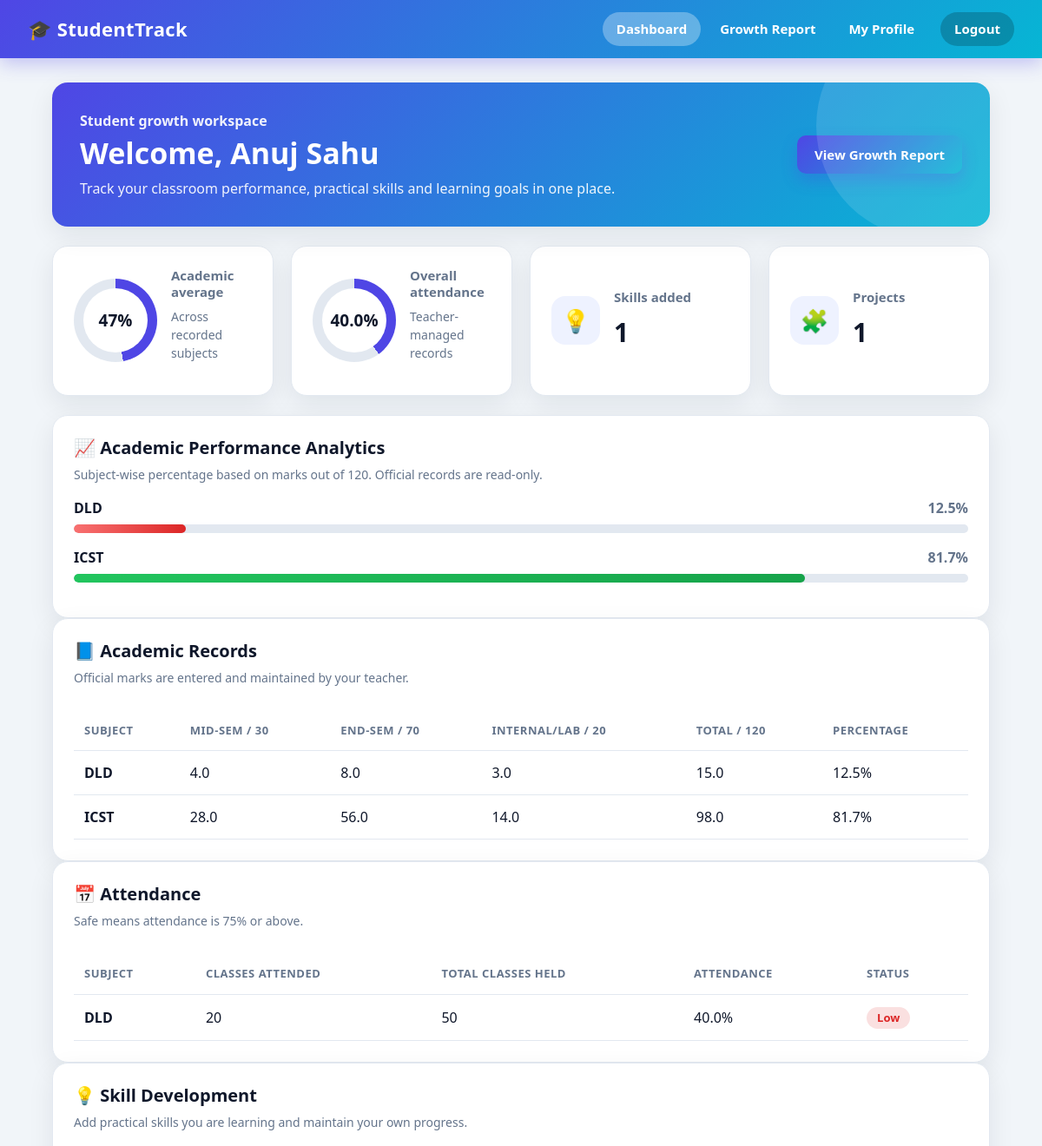
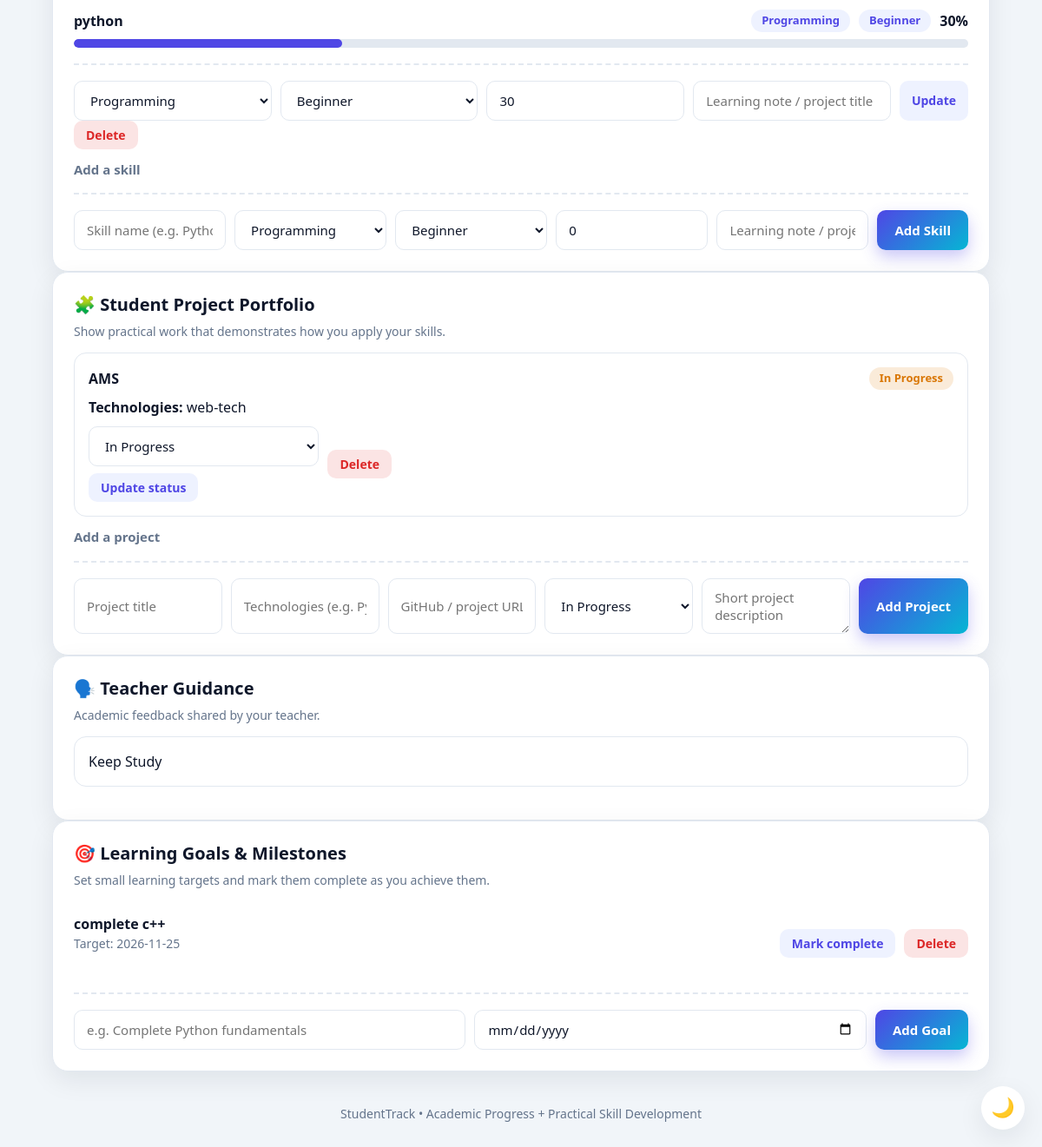
The app's page /dashboard (signed in) with its own data (2 pictures, top to bottom).
### tables this page shows
CREATE TABLE users (
            id INTEGER PRIMARY KEY AUTOINCREMENT,
            name TEXT,
            father_name TEXT,
            enrollment TEXT,
            mobile TEXT,
            email TEXT,
            password TEXT
        );

CREATE TABLE academic_records (
            id INTEGER PRIMARY KEY AUTOINCREMENT,
            enrollment TEXT NOT NULL,
            subject TEXT NOT NULL,
            mid_sem REAL NOT NULL DEFAULT 0,
            end_sem REAL NOT NULL DEFAULT 0,
            internal_lab REAL NOT NULL DEFAULT 0,
            UNIQUE(enrollment, subject)
        );

CREATE TABLE attendance (
            id INTEGER PRIMARY KEY AUTOINCREMENT,
            enrollment TEXT NOT NULL,
            subject TEXT NOT NULL,
            total_classes INTEGER NOT NULL DEFAULT 0,
            attended_classes INTEGER NOT NULL DEFAULT 0,
            UNIQUE(enrollment, subject)
        );

CREATE TABLE skills (
            id INTEGER PRIMARY KEY AUTOINCREMENT,
            enrollment TEXT,
            skill_name TEXT,
            level TEXT,
            category TEXT NOT NULL DEFAULT 'Other'
        , progress INTEGER NOT NULL DEFAULT 0, learning_note TEXT DEFAULT '');

CREATE TABLE projects (
        id INTEGER PRIMARY KEY AUTOINCREMENT,
        enrollment TEXT NOT NULL,
        title TEXT NOT NULL,
        technologies TEXT DEFAULT '',
        description TEXT DEFAULT '',
        project_url TEXT DEFAULT '',
        status TEXT NOT NULL DEFAULT 'In Progress'
    );

CREATE TABLE remarks (
            id INTEGER PRIMARY KEY AUTOINCREMENT,
            enrollment TEXT,
            remark TEXT
        );

CREATE TABLE learning_goals (
        id INTEGER PRIMARY KEY AUTOINCREMENT,
        enrollment TEXT NOT NULL,
        title TEXT NOT NULL,
        target_date TEXT DEFAULT '',
        completed INTEGER NOT NULL DEFAULT 0
    );

### app.py (the view)
@app.route("/dashboard")
def dashboard():
    if "enrollment" not in session:
        return redirect("/")
    db = sqlite3.connect("students.db")
    data = load_student(db, session["enrollment"])
    academic = db.execute(
        "SELECT id, subject, mid_sem, end_sem, internal_lab FROM academic_records WHERE enrollment = ? ORDER BY subject",
        (session["enrollment"],)
    ).fetchall()
    attendance_rows = db.execute(
        "SELECT subject, total_classes, attended_classes FROM attendance WHERE enrollment = ? ORDER BY subject",
        (session["enrollment"],)
    ).fetchall()
    skill_rows = db.execute(
        "SELECT id, skill_name, level, progress, learning_note, category FROM skills WHERE enrollment = ? ORDER BY id DESC",
        (session["enrollment"],)
    ).fetchall()
    projects = db.execute(
        "SELECT id, title, technologies, description, project_url, status FROM projects WHERE enrollment=? ORDER BY id DESC",
        (session["enrollment"],)
    ).fetchall()
    goals = db.execute(
        "SELECT id, title, target_date, completed FROM learning_goals WHERE enrollment=? ORDER BY completed, id DESC",
        (session["enrollment"],)
    ).fetchall()
    db.close()
    if data is None:
        session.clear()
        return redirect("/")
    name, old_skills, old_marks, remarks = data
    totals = [r[2] + r[3] + r[4] for r in academic]
    percentages = [round((r[2] + r[3] + r[4]) / 120 * 100, 1) for r in academic]
    average = round(sum(percentages) / len(percentages)) if percentages else 0
    att_total = sum(r[1] for r in attendance_rows)
    att_attended = sum(r[2] for r in attendance_rows)
    attendance_percent = round(att_attended / att_total * 100, 1) if att_total else 0
    status = find_status(average, len(academic))
    tips = ["Your academic records and attendance are updated by your teacher."]
    return render_template("dashboard.html", name=name, academic=academic,
        attendance_rows=attendance_rows, skills=skill_rows, remarks=remarks,
        average=average, attendance_percent=attendance_percent,
        total_skills=len(skill_rows), status=status, totals=totals,
        percentages=percentages, tips=tips, projects=projects, goals=goals,
        total_projects=len(projects), completed_goals=sum(1 for g in goals if g[3]))

### app.py (called while the page is built)
def find_status(average, count):
    if count == 0:
        return "No data"
    if average < 40:
        return "Needs attention"
    if average < 60:
        return "Average"
    if average < 80:
        return "Good"
    return "Excellent"

def load_student(db, enrollment):
    user = db.execute(
        "SELECT name FROM users WHERE enrollment = ?",
        (enrollment,)
    ).fetchone()
    if user is None:
        return None
    skills = db.execute(
        "SELECT skill_name, level, id FROM skills WHERE enrollment = ?",
        (enrollment,)
    ).fetchall()
    marks = db.execute(
        "SELECT subject, marks, id FROM marks WHERE enrollment = ?",
        (enrollment,)
    ).fetchall()
    remarks = db.execute(
        "SELECT remark FROM remarks WHERE enrollment = ? ORDER BY id DESC",
        (enrollment,)
    ).fetchall()
    return user[0], skills, marks, remarks

@app.after_request
def no_cache(response):
    response.headers["Cache-Control"] = "no-store"
    return response

### templates/dashboard.html (shortened to what this page needs)
{% extends "base.html" %}
{% block nav %}{% include "nav_student.html" %}{% endblock %}
{% block content %}
<main class="container">
  <section class="card hero fade">
    <div><p class="eyebrow">Student growth workspace</p><h1>Welcome, {{ name }}</h1><p>Track your classroom performance, practical skills and learning goals in one place.</p></div>
    <a class="btn btn-primary" href="/report" target="_blank">View Growth Report</a>
  </section>
  <section class="stats">
    <div class="card stat"><div class="ring" style="--p:{{ average }}"><span><b>{{ average }}%</b></span></div><div><h3>Academic average</h3><p class="hint">Across recorded subjects</p></div></div>
    <div class="card stat"><div class="ring" style="--p:{{ attendance_percent }}"><span><b>{{ attendance_percent }}%</b></span></div><div><h3>Overall attendance</h3><p class="hint">Teacher-managed records</p></div></div>
    <div class="card stat"><div class="stat-icon">💡</div><div><h3>Skills added</h3><p class="big"><b>{{ total_skills }}</b></p></div></div>
    <div class="card stat"><div class="stat-icon">🧩</div><div><h3>Projects</h3><p class="big"><b>{{ total_projects }}</b></p></div></div>
  </section>
  <section class="card fade" id="analytics">
    <h2>📈 Academic Performance Analytics</h2><p class="hint">Subject-wise percentage based on marks out of 120. Official records are read-only.</p>
    {% for a in academic %}
      {% set pct = percentages[loop.index0] %}
      <div class="chart-row"><div class="chart-label"><b>{{ a[1] }}</b><span>{{ '%.1f'|format(pct) }}%</span></div><div class="bar"><div class="fill {{ 'good' if pct >= 75 else ('mid' if pct >= 40 else 'low') }}" style="width:{{ pct }}%"></div></div></div>
    {% else %}<p>No academic data available yet. Your teacher can add your subject records.</p>{% endfor %}
  </section>
  <section class="card fade" id="academics">
    <h2>📘 Academic Records</h2><p class="hint">Official marks are entered and maintained by your teacher.</p>
    <div class="table-wrap"><table><thead><tr><th>Subject</th><th>Mid-Sem / 30</th><th>End-Sem / 70</th><th>Internal/Lab / 20</th><th>Total / 120</th><th>Percentage</th></tr></thead><tbody>
    {% for a in academic %}<tr><td><b>{{ a[1] }}</b></td><td>{{ a[2] }}</td><td>{{ a[3] }}</td><td>{{ a[4] }}</td><td>{{ '%.1f'|format(a[2]+a[3]+a[4]) }}</td><td>{{ percentages[loop.index0] }}%</td></tr>
    {% else %}<tr><td colspan="6">No academic records have been entered yet.</td></tr>{% endfor %}
    </tbody></table></div>
  </section>
  <section class="card fade" id="attendance">
    <h2>📅 Attendance</h2><p class="hint">Safe means attendance is 75% or above.</p>
    <div class="table-wrap"><table><thead><tr><th>Subject</th><th>Classes Attended</th><th>Total Classes Held</th><th>Attendance</th><th>Status</th></tr></thead><tbody>
    {% for a in attendance_rows %}{% set pct = (a[2] * 100 / a[1]) if a[1] else 0 %}<tr><td><b>{{ a[0] }}</b></td><td>{{ a[2] }}</td><td>{{ a[1] }}</td><td>{{ '%.1f'|format(pct) }}%</td><td><span class="badge {{ 'good' if pct >= 75 else 'low' }}">{{ 'Safe' if pct >= 75 else 'Low' }}</span></td></tr>
    {% else %}<tr><td colspan="5">No attendance has been entered yet.</td></tr>{% endfor %}
    </tbody></table></div>
  </section>
  <section class="card fade" id="skills">
    <h2>💡 Skill Development</h2><p class="hint">Add practical skills you are learning and maintain your own progress.</p>
    {% for skill in skills %}
    <div class="item">
      <div class="item-head"><strong>{{ skill[1] }}</strong><span class="badge">{{ skill[5] }}</span><span class="badge">{{ skill[2] }}</span><span class="pct">{{ skill[3] }}%</span></div>
      <div class="bar"><div class="fill" style="width:{{ skill[3] }}%"></div></div>
      <form action="/updateskill" method="post" class="add-form">
        <select name="category" class="input">{% for c in ['Programming','Web Development','Database','Communication','Problem Solving','Design','Other'] %}<option value="{{ c }}" {% if skill[5]==c %}selected{% endif %}>{{ c }}</option>{% endfor %}</select>
        <select name="level" class="input"><option {% if skill[2]=='Beginner' %}selected{% endif %}>Beginner</option></select>
        <input class="input" type="number" name="progress" min="0" max="100" value="{{ skill[3] }}" required>
        <input class="input" type="text" name="learning_note" value="{{ skill[4] }}" placeholder="Learning note / project title">
        <button class="btn btn-ghost btn-sm" type="submit">Update</button>
      </form>
      <form action="/deleteskill" method="post" class="inline-form" data-confirm="Delete this skill?"><input type="hidden" name="id" value="{{ skill[0] }}"><button class="btn btn-danger btn-sm">Delete</button></form>
    </div>
    {% else %}<p>No skills added yet. Add your first skill below.</p>{% endfor %}
    <h3>Add a skill</h3>
    <form action="/addskill" method="post" class="add-form">
      <input class="input" name="skill" placeholder="Skill name (e.g. Python)" required>
      <select class="input" name="category"><option>Programming</option></select>
      <select class="input" name="level"><option>Beginner</option><option>Intermediate</option><option>Advanced</option></select>
      <input class="input" type="number" name="progress" min="0" max="100" value="0" placeholder="Progress %" required>
      <input class="input" name="learning_note" placeholder="Learning note / project title">
      <button class="btn btn-primary">Add Skill</button>
    </form>
  </section>
  <section class="card fade" id="projects">
    <h2>🧩 Student Project Portfolio</h2><p class="hint">Show practical work that demonstrates how you apply your skills.</p>
    {% for project in projects %}
      <div class="portfolio-card">
        <div class="item-head"><strong>{{ project[1] }}</strong><span class="badge {{ 'good' if project[5]=='Completed' else 'mid' }}">{{ project[5] }}</span></div>
        {% if project[2] %}<p><b>Technologies:</b> {{ project[2] }}</p>{% endif %}
        <div class="item-actions"><form action="/projects/update" method="post" class="inline-form"><select class="input" name="status"><option {% if project[5]=='In Progress' %}selected{% endif %}>In Progress</option></select><button class="btn btn-ghost btn-sm">Update status</button></form><form action="/projects/delete" method="post" class="inline-form" data-confirm="Remove this project?"><button class="btn btn-danger btn-sm">Delete</button></form></div>
      </div>
    {% else %}<p>No projects added yet.</p>{% endfor %}
    <h3>Add a project</h3>
    <form action="/projects/add" method="post" class="add-form">
      <input class="input" name="title" placeholder="Project title" required>
      <input class="input" name="technologies" placeholder="Technologies (e.g. Python, Flask, SQLite)">
      <input class="input" name="project_url" type="url" placeholder="GitHub / project URL (optional)">
      <select class="input" name="status"><option>Planned</option><option selected>In Progress</option><option>Completed</option></select>
      <textarea class="input" name="description" placeholder="Short project description" rows="2"></textarea>
      <button class="btn btn-primary">Add Project</button>
    </form>
  </section>
  <section class="card fade" id="feedback">
    <h2>🗣️ Teacher Guidance</h2><p class="hint">Academic feedback shared by your teacher.</p>
    {% for remark in remarks %}<div class="portfolio-card">{{ remark[0] }}</div>{% else %}<p>No teacher feedback has been shared yet.</p>{% endfor %}
  </section>
  <section class="card fade" id="goals">
    <h2>🎯 Learning Goals & Milestones</h2><p class="hint">Set small learning targets and mark them complete as you achieve them.</p>
    {% for goal in goals %}
      <div class="goal-row"><div><b class="{{ 'completed-text' if goal[3] else '' }}">{{ goal[1] }}</b>{% if goal[2] %}<p class="hint">Target: {{ goal[2] }}</p>{% endif %}</div><div class="item-actions"><form action="/goals/toggle" method="post" class="inline-form"><input type="hidden" name="id" value="{{ goal[0] }}"><button class="btn btn-ghost btn-sm">{{ 'Mark active' if goal[3] else 'Mark complete' }}</button></form><form action="/goals/delete" method="post" class="inline-form" data-confirm="Delete this goal?"><input type="hidden" name="id" value="{{ goal[0] }}"><button class="btn btn-danger btn-sm">Delete</button></form></div></div>
    {% else %}<p>No learning goals yet.</p>{% endfor %}
    <form action="/goals/add" method="post" class="add-form"><input class="input" name="title" placeholder="e.g. Complete Python fundamentals" required><input class="input" type="date" name="target_date"><button class="btn btn-primary">Add Goal</button></form>
  </section>
</main>
<footer class="footer">StudentTrack • Academic Progress + Practical Skill Development</footer>
{% endblock %}

### records on screen
users: name "Anuj Sahu"
academic_records: subject "DLD", pct "12.5", mid_sem "4.0", end_sem "8.0", internal_lab "3.0", a[2]+a[3]+a[4] "15.0", percentages "12.5"
academic_records: subject "ICST", pct "81.7", mid_sem "28.0", end_sem "56.0", internal_lab "14.0", a[2]+a[3]+a[4] "98.0", percentages "81.7"
attendance: subject "DLD", attended_classes "20", total_classes "50", pct "40.0", value "Low"
skills: skill_name "python", category "Programming", level "Beginner", progress "30"
projects: title "AMS", status "In Progress", technologies "web-tech"
remarks: remark "Keep Study"
learning_goals: title "complete c++", target_date "2026-11-25", completed "Mark complete"

### other values on screen
{{ average }} "47"
{{ attendance_percent }} "40.0"
{{ total_skills }} "1"
{{ total_projects }} "1"
